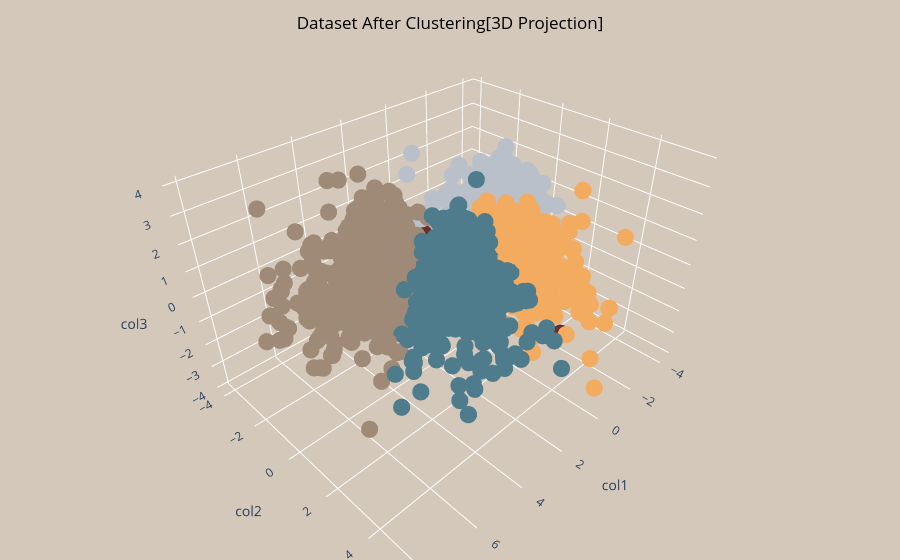

Here is the notebook cell this chart was saved with:
### Code cell
print("Let's have a look on the customers quantity distribution after clustering :")

plt.subplots(figsize=(20, 8))
p = sns.countplot(x=data["Clusters"], palette=["#B9C0C9", "#682F2F", "#9F8A78", "#F3AB60", "#4E7C8C"], saturation=1, edgecolor="#1c1c1c", linewidth=4)
p.axes.set_yscale("linear")
p.axes.set_title("\nCustomer's Clusters\n", fontsize=25)
p.axes.set_ylabel("Count", fontsize=20)
p.axes.set_xlabel("\nCluster", fontsize=20)
p.axes.set_xticklabels(p.get_xticklabels(), rotation=0)
for container in p.containers:
    p.bar_label(container, label_type="center", padding=6, size=30, color="black", rotation=0,
                bbox={"boxstyle": "round", "pad": 0.4, "facecolor": "orange", "edgecolor": "white", "linewidth": 4, "alpha": 1})

sns.despine(left=True, bottom=True)
plt.show()

print(f"Let's have a look on the dataset after clustering :")

fig = go.Figure(data=[go.Scatter3d(x=x, y=y, z=z, mode='markers',
                marker=dict(size=10, color=pca_data["Clusters"], colorscale=["#B9C0C9", "#682F2F", "#9F8A78", "#F3AB60", "#4E7C8C"], opacity=1))])
fig.update_layout(title=dict(text="Dataset After Clustering[3D Projection]",
                             y=0.97, x=0.5, xanchor="center", yanchor="top", font_color="black"),
                  scene=dict(xaxis=dict(title="col1", backgroundcolor="#D4C8BA", showbackground=True, showgrid=True, gridwidth=2, gridcolor='white', zerolinecolor="white"),
                             yaxis=dict(title="col2", backgroundcolor="#D4C8BA", showbackground=True, showgrid=True, gridwidth=2, gridcolor='white', zerolinecolor="white"),
                             zaxis=dict(title="col3", backgroundcolor="#D4C8BA", showbackground=True, showgrid=True, gridwidth=2, gridcolor='white', zerolinecolor="white")),
                  margin=dict(l=0, r=0, b=0, t=0), paper_bgcolor="#D4C8BA")
fig.show()

### Figure 1 — Plotly figure (JSON) as saved in the notebook; plotly's stock layout.template omitted (floating-point values rounded to 4 significant figures; data arrays with more than 128 entries replaced by an {"elided": "..."} marker saying what was removed)
{"data": [{"marker": {"color": {"elided": "2212 int values"}, "colorscale": [[0, "#B9C0C9"], [0.25, "#682F2F"], [0.5, "#9F8A78"], [0.75, "#F3AB60"], [1, "#4E7C8C"]], "opacity": 1, "size": 10}, "mode": "markers", "type": "scatter3d", "x": {"elided": "2212 float values"}, "y": {"elided": "2212 float values"}, "z": {"elided": "2212 float values"}}], "layout": {"margin": {"b": 0, "l": 0, "r": 0, "t": 0}, "paper_bgcolor": "#D4C8BA", "scene": {"xaxis": {"backgroundcolor": "#D4C8BA", "gridcolor": "white", "gridwidth": 2, "showbackground": true, "showgrid": true, "title": {"text": "col1"}, "zerolinecolor": "white"}, "yaxis": {"backgroundcolor": "#D4C8BA", "gridcolor": "white", "gridwidth": 2, "showbackground": true, "showgrid": true, "title": {"text": "col2"}, "zerolinecolor": "white"}, "zaxis": {"backgroundcolor": "#D4C8BA", "gridcolor": "white", "gridwidth": 2, "showbackground": true, "showgrid": true, "title": {"text": "col3"}, "zerolinecolor": "white"}}, "title": {"font": {"color": "black"}, "text": "Dataset After Clustering[3D Projection]", "x": 0.5, "xanchor": "center", "y": 0.97, "yanchor": "top"}}}
